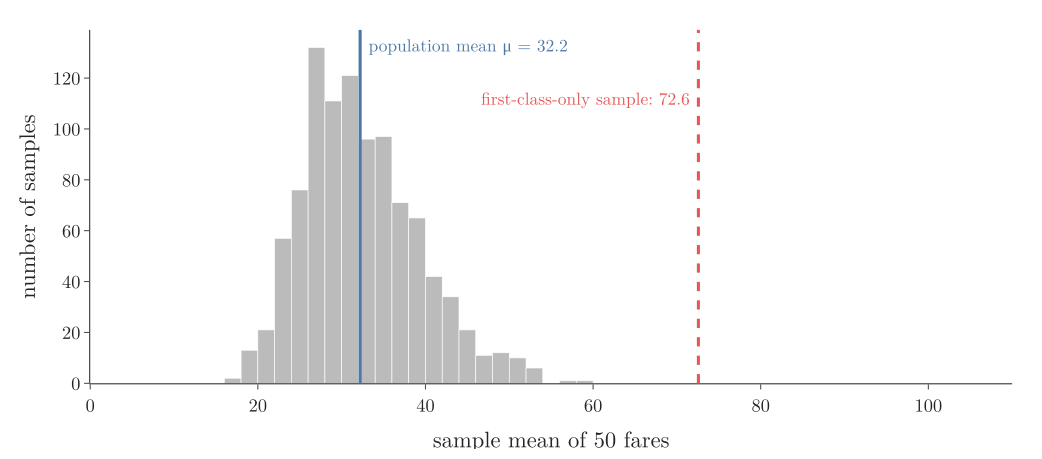

The script that drew this image:
"""Section 4.1: why a sample must be random. Population: the 891 Titanic fares, mean 32.2. Grey: the means of 1,000
random samples of 50 passengers (seed 0), which centre on 32.2. Red: one biased sample of 50 passengers drawn only from
first class, whose mean is far too high. Plotly."""
from pathlib import Path
import numpy as np
import pandas as pd
import plotly.graph_objects as go

here = Path(__file__).parent
FONT = dict(family="Latin Modern Roman", size=18)
d = pd.read_csv(here.parent / "data" / "titanic_train.csv")
fare = d.Fare.to_numpy()
rng = np.random.default_rng(0)
means = np.array([rng.choice(fare, 50, replace=False).mean() for _ in range(1000)])
first = d.loc[d.Pclass == 1, "Fare"].to_numpy()
biased = rng.choice(first, 50, replace=False).mean()
mu = fare.mean()
assert round(mu, 1) == 32.2 and abs(means.mean() - mu) < 1 and biased > 60
fig = go.Figure(go.Histogram(x=means, xbins=dict(size=2), marker_color="#BBBBBB", name="1,000 random samples of 50"))
fig.add_vline(x=mu, line=dict(color="#4C78A8", width=3), opacity=1)
fig.add_annotation(x=mu, y=1, yref="paper", text=f"population mean μ = {mu:.1f}", showarrow=False, xanchor="left", xshift=6,
                   font=dict(color="#4C78A8", size=17))
fig.add_vline(x=biased, line=dict(color="#E45756", width=3, dash="dash"), opacity=1)
fig.add_annotation(x=biased, y=0.85, yref="paper", text=f"first-class-only sample: {biased:.1f}", showarrow=False, xanchor="right",
                   xshift=-6, font=dict(color="#E45756", size=17))
fig.update_layout(template="simple_white", width=1000, height=440, font=FONT, showlegend=False,
                  xaxis=dict(title="sample mean of 50 fares", range=[0, 110]), yaxis=dict(title="number of samples"),
                  margin=dict(l=70, r=20, t=20, b=60))
fig.write_image(here / "biased_sample.png", scale=2)
fig.write_image(here / "biased_sample.pdf")
print(round(biased, 1), round(means.std(), 1))
